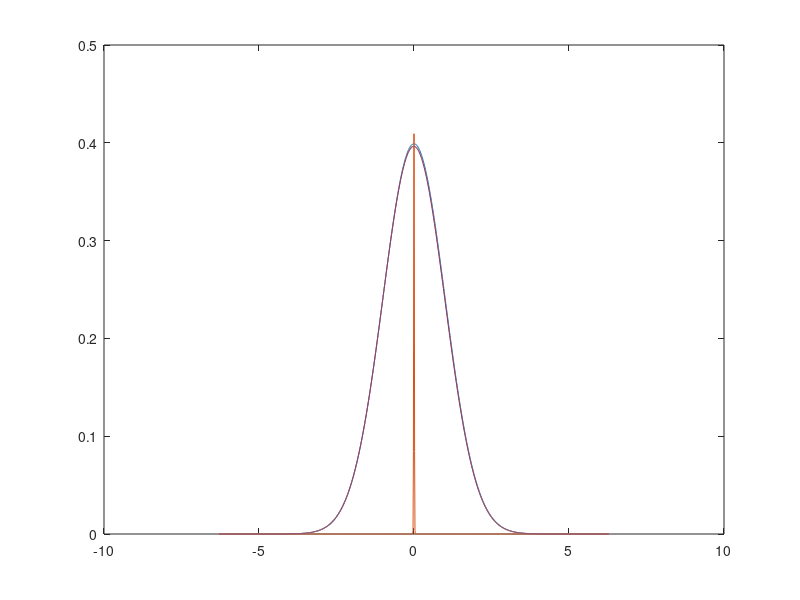

The MATLAB source for this figure:
close all

n = 1000;
xMin = -2*pi;           % x domain min
xMax = 2*pi;            % x domain max
xDom = linspace(xMin,xMax,n);      
dx = xDom(2)-xDom(1);

sigma = 1;
y = (1/(sigma*sqrt(2*pi)))*exp(-.5*(xDom/sigma).^2);

sigma = .01;

y2 = .0125*(1/(sigma*sqrt(2*pi)))*exp(-.5*(xDom/sigma).^2);


y3 = conv(y,y2, 'same');
y4 = fftshift( ifft(fft(y).*fft(y2)) );

plot(xDom,y, xDom, y2, xDom, y3, xDom, y4)
